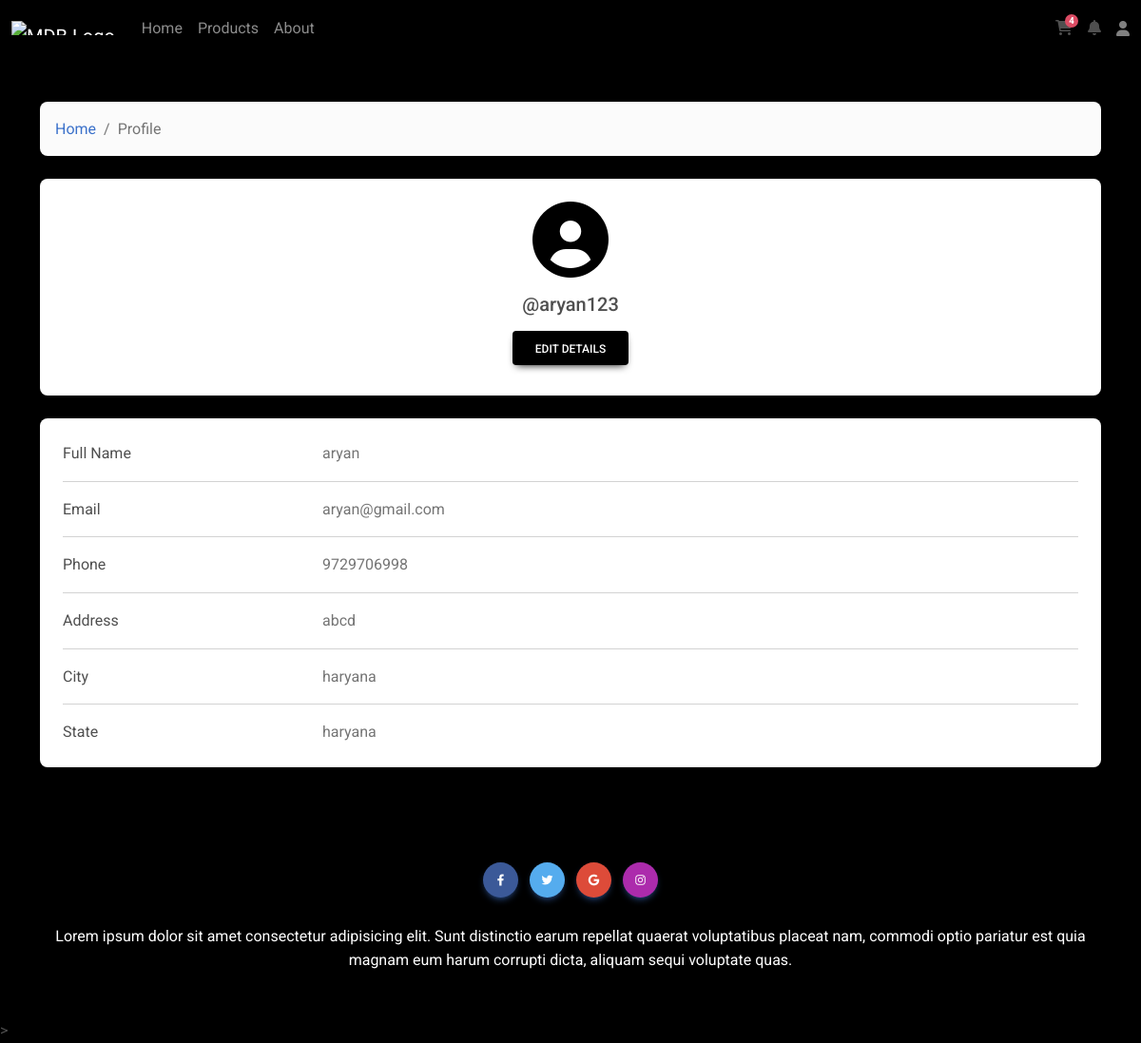
Page /profile/ (signed in) on the committed database.
### shopping/models.py (models this page shows, shortened)
class billing_details(models.Model):
    user_id=models.ForeignKey(User, on_delete=models.CASCADE)
    billing_id=models.AutoField(primary_key=True)
    name=models.CharField(max_length=50, null = False)
    email=models.EmailField()
    address=models.CharField(max_length=250, null = False)
    state=models.CharField(max_length=20,null=False)
    city=models.CharField(max_length=20,null=False)
    pin=models.IntegerField(null=False)
    phone=models.IntegerField(null=False)

### shopping/views.py (the view)
# urls.py: path('profile/', views.profile, name='profile'),
def profile(request):
    params={'nav_links':True}
    if request.user.is_authenticated:
        user= request.user
        params['user']=user
        cart_items= models.cart.objects.filter(user=user)
        params['num_of_cart_items']=len(cart_items)
        if models.billing_details.objects.filter(user_id=user).exists():
            details= models.billing_details.objects.filter(user_id=user)[0]
            details={
                'name':details.name,
                'phone':details.phone,
                'email':details.email,
                'address':details.address,
                'city':details.city,
                'state':details.state,
                'pin':details.pin
            }
            params['details']=details
        else:
            params['details']=None
        return render(request,'profile.html',params)
    else:
        return redirect('login')

### shopping/templates/profile.html (shortened to what this page needs)
{% extends 'base.html' %}
{% load static %}
{% block main %}
<section style="background-color: #000;">
    <div class="container py-5">
      <div class="row">
        <div class="col">
          <nav aria-label="breadcrumb" class="bg-light rounded-3 p-3 mb-4">
            <ol class="breadcrumb mb-0">
              <li class="breadcrumb-item"><a href="{% url 'index' %}">Home</a></li>
              <li class="breadcrumb-item active" aria-current="page">Profile</li>
            </ol>
          </nav>
        </div>
      </div>
      <div class="row">
        <div class="col">
          <div class="card mb-4">
            <div class="card-body text-center">
            <i class="fas fa-user-circle fa-5x" style="color:black"></i>
              <h5 class="my-3">@{{user}}</h5>
              <div class="d-flex justify-content-center mb-2">
                {% if details %}
                <a href="{% url 'editprofile' %}">
                <button type="button" class="btn btn-black">Edit Details</button>
                </a>
                {% else %}
                <a href="{% url 'addprofile' %}">
                <button type="button" class="btn btn-black" data-bs-toggle="modal" data-bs-target="#exampleModal">Add
                    Details</button>
              {% endif %}
            </div>
          </div>
        </div>
        {% if details %}
        <div class="col">
          <div class="card mb-4">
            <div class="card-body">
              <div class="row">
                <div class="col-sm-3">
                  <p class="mb-0">Full Name</p>
                </div>
                <div class="col-sm-9">
                  <p class="text-muted mb-0">{{details.name}}</p>
                </div>
              </div>
              <hr>
              <div class="row">
                <div class="col-sm-3">
                  <p class="mb-0">Email</p>
                </div>
                <div class="col-sm-9">
                  <p class="text-muted mb-0">{{details.email}}</p>
                </div>
              </div>
              <hr>
              <div class="row">
                <div class="col-sm-3">
                  <p class="mb-0">Phone</p>
                </div>
                <div class="col-sm-9">
                  <p class="text-muted mb-0">{{details.phone}}</p>
                </div>
              </div>
              <hr>
              <div class="row">
                <div class="col-sm-3">
                  <p class="mb-0">Address</p>
                </div>
                <div class="col-sm-9">
                  <p class="text-muted mb-0">{{details.address}}</p>
                </div>
              </div>
              <hr>
              <div class="row">
                <div class="col-sm-3">
                  <p class="mb-0">City</p>
                </div>
                <div class="col-sm-9">
                  <p class="text-muted mb-0">{{details.city}}</p>
                </div>
              </div>
              <hr>
              <div class="row">
                <div class="col-sm-3">
                  <p class="mb-0">State</p>
                </div>
                <div class="col-sm-9">
                  <p class="text-muted mb-0">{{details.state}}</p>
                </div>
              </div>
            </div>
          </div>
        </div>
        {% endif %}
        </div>
        </div>
        </section>
{% endblock main %}

### shopping/static/css/custom/home.css (style rules this page uses)
body { background-color:#000000; }

### rows in the picture
billing_details: name "aryan", email "aryan@gmail.com", address "abcd", city "haryana", state "haryana"

### other values in the picture
{{ num_of_cart_items }} "4"
{{ user }} "aryan123"
{{ details.phone }} "9729706998"
